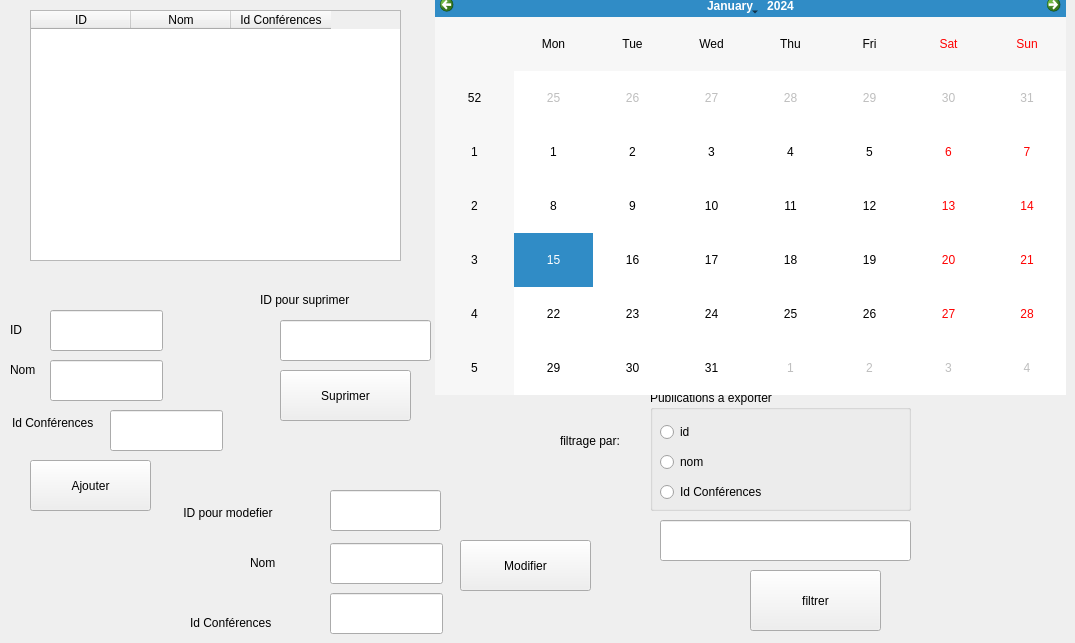
    <widget class="QWidget" name="tab_4">
     <attribute name="title">
      <string>gistion participont et calendrier</string>
     </attribute>
     <widget class="QLineEdit" name="lineEdit_20">
      <property name="geometry">
       <rect>
        <x>50</x>
        <y>360</y>
        <width>113</width>
        <height>41</height>
       </rect>
      </property>
     </widget>
     <widget class="QLabel" name="label_25">
      <property name="geometry">
       <rect>
        <x>12</x>
        <y>413</y>
        <width>101</width>
        <height>20</height>
       </rect>
      </property>
      <property name="text">
       <string>Id Conférences</string>
      </property>
     </widget>
     <widget class="QPushButton" name="pushButton_10">
      <property name="geometry">
       <rect>
        <x>460</x>
        <y>540</y>
        <width>131</width>
        <height>51</height>
       </rect>
      </property>
      <property name="text">
       <string>Modifier</string>
      </property>
     </widget>
     <widget class="QLineEdit" name="lineEdit_13">
      <property name="geometry">
       <rect>
        <x>280</x>
        <y>320</y>
        <width>151</width>
        <height>41</height>
       </rect>
      </property>
     </widget>
     <widget class="QPushButton" name="pushButton_12">
      <property name="geometry">
       <rect>
        <x>280</x>
        <y>370</y>
        <width>131</width>
        <height>51</height>
       </rect>
      </property>
      <property name="text">
       <string>Suprimer</string>
      </property>
     </widget>
     <widget class="QLabel" name="label_22">
      <property name="geometry">
       <rect>
        <x>10</x>
        <y>320</y>
        <width>63</width>
        <height>20</height>
       </rect>
      </property>
      <property name="text">
       <string>ID</string>
      </property>
     </widget>
     <widget class="QTableWidget" name="tableWidget_2">
      <property name="geometry">
       <rect>
        <x>30</x>
        <y>10</y>
        <width>371</width>
        <height>251</height>
       </rect>
      </property>
      <property name="rowCount">
       <number>0</number>
      </property>
      <property name="columnCount">
       <number>3</number>
      </property>
      <column>
       <property name="text">
        <string>ID</string>
       </property>
      </column>
      <column>
       <property name="text">
        <string>Nom</string>
       </property>
      </column>
      <column>
       <property name="text">
        <string>Id Conférences</string>
       </property>
      </column>
     </widget>
     <widget class="QLineEdit" name="lineEdit_14">
      <property name="geometry">
       <rect>
        <x>330</x>
        <y>593</y>
        <width>113</width>
        <height>41</height>
       </rect>
      </property>
     </widget>
     <widget class="QLineEdit" name="lineEdit_15">
      <property name="geometry">
       <rect>
        <x>330</x>
        <y>543</y>
        <width>113</width>
        <height>41</height>
       </rect>
      </property>
     </widget>
     <widget class="QLabel" name="label_19">
      <property name="geometry">
       <rect>
        <x>10</x>
        <y>360</y>
        <width>63</width>
        <height>20</height>
       </rect>
      </property>
      <property name="text">
       <string>Nom</string>
      </property>
     </widget>
     <widget class="QLabel" name="label_24">
      <property name="geometry">
       <rect>
        <x>250</x>
        <y>553</y>
        <width>63</width>
        <height>20</height>
       </rect>
      </property>
      <property name="text">
       <string>Nom</string>
      </property>
     </widget>
     <widget class="QLineEdit" name="lineEdit_21">
      <property name="geometry">
       <rect>
        <x>50</x>
        <y>310</y>
        <width>113</width>
        <height>41</height>
       </rect>
      </property>
     </widget>
     <widget class="QLabel" name="label_20">
      <property name="geometry">
       <rect>
        <x>180</x>
        <y>503</y>
        <width>131</width>
        <height>20</height>
       </rect>
      </property>
      <property name="text">
       <string> ID pour modefier</string>
      </property>
     </widget>
     <widget class="QPushButton" name="pushButton_19">
      <property name="geometry">
       <rect>
        <x>30</x>
        <y>460</y>
        <width>121</width>
        <height>51</height>
       </rect>
      </property>
      <property name="text">
       <string>Ajouter</string>
      </property>
     </widget>
     <widget class="QLabel" name="label_16">
      <property name="geometry">
       <rect>
        <x>190</x>
        <y>613</y>
        <width>121</width>
        <height>20</height>
       </rect>
      </property>
      <property name="text">
       <string>Id Conférences</string>
      </property>
     </widget>
     <widget class="QLineEdit" name="lineEdit_22">
      <property name="geometry">
       <rect>
        <x>110</x>
        <y>410</y>
        <width>113</width>
        <height>41</height>
       </rect>
      </property>
     </widget>
     <widget class="QLabel" name="label_18">
      <property name="geometry">
       <rect>
        <x>260</x>
        <y>290</y>
        <width>131</width>
        <height>20</height>
       </rect>
      </property>
      <property name="text">
       <string>ID pour suprimer</string>
      </property>
     </widget>
     <widget class="QLineEdit" name="lineEdit_23">
      <property name="geometry">
       <rect>
        <x>330</x>
        <y>490</y>
        <width>111</width>
        <height>41</height>
       </rect>
      </property>
     </widget>
     <widget class="QGroupBox" name="groupBox_6">
      <property name="geometry">
       <rect>
        <x>650</x>
        <y>390</y>
        <width>261</width>
        <height>121</height>
       </rect>
      </property>
      <property name="title">
       <string>Publications à exporter</string>
      </property>
      <widget class="QRadioButton" name="radioButton_13">
       <property name="geometry">
        <rect>
         <x>10</x>
         <y>30</y>
         <width>110</width>
         <height>24</height>
        </rect>
       </property>
       <property name="text">
        <string>id</string>
       </property>
      </widget>
      <widget class="QRadioButton" name="radioButton_14">
       <property name="geometry">
        <rect>
         <x>10</x>
         <y>60</y>
         <width>110</width>
         <height>24</height>
        </rect>
       </property>
       <property name="text">
        <string>nom</string>
       </property>
      </widget>
      <widget class="QRadioButton" name="radioButton_15">
       <property name="geometry">
        <rect>
         <x>10</x>
         <y>90</y>
         <width>110</width>
         <height>24</height>
        </rect>
       </property>
       <property name="text">
        <string>Id Conférences</string>
       </property>
      </widget>
     </widget>
     <widget class="QPushButton" name="pushButton_20">
      <property name="geometry">
       <rect>
        <x>750</x>
        <y>570</y>
        <width>131</width>
        <height>61</height>
       </rect>
      </property>
      <property name="text">
       <string>filtrer</string>
      </property>
     </widget>
     <widget class="QLineEdit" name="lineEdit">
      <property name="geometry">
       <rect>
        <x>660</x>
        <y>520</y>
        <width>251</width>
        <height>41</height>
       </rect>
      </property>
     </widget>
     <widget class="QLabel" name="label_5">
      <property name="geometry">
       <rect>
        <x>560</x>
        <y>420</y>
        <width>81</width>
        <height>41</height>
       </rect>
      </property>
      <property name="text">
       <string>filtrage par:</string>
      </property>
     </widget>
     <widget class="QCalendarWidget" name="calendarWidget">
      <property name="geometry">
       <rect>
        <x>435</x>
        <y>-6</y>
        <width>631</width>
        <height>401</height>
       </rect>
      </property>
     </widget>
    </widget>
